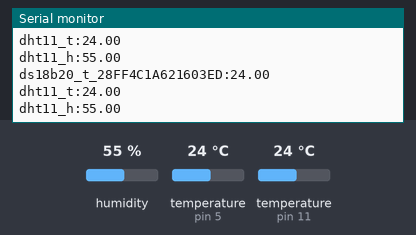
This sketch was run on a simulated Arduino Uno, built with avr-gcc and run on an emulated ATmega328P. Shown: the last lines printed to the serial monitor. The inputs (shaded band) are chosen by the test bench; at power-on: humidity 55 %, temperature (sensors on pin 11, pin 5) 24 °C.

Above: at 7.3 s.
7.4 s: humidity set to 22 %
At 13.3 s:
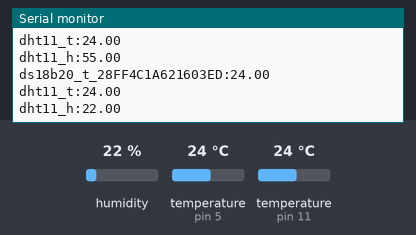
14.2 s: temperature (sensor on pin 11) set to 12 °C
At 18.6 s:
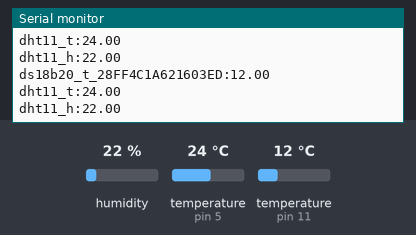
21.0 s: temperature (sensor on pin 5) set to 12 °C
At 25.1 s:
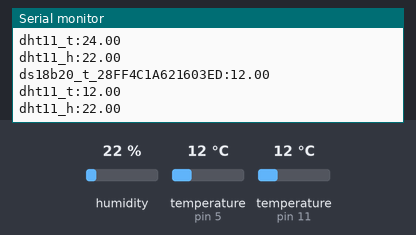
27.8 s: temperature (sensor on pin 11) set to 19 °C
At 30.3 s:
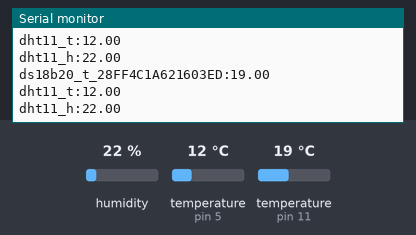
34.6 s: humidity set to 40 %
At 36.8 s:
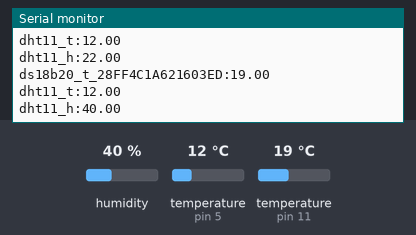
Timing chart, 0 to 38.3 s (numbered marks = the images above; inputs shaded):
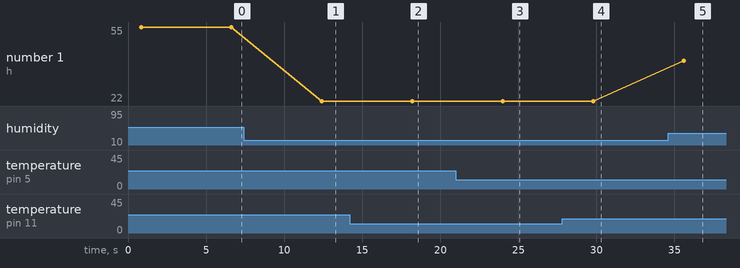

Measured:
- after the input at 7.4 s, the serial monitor: prints a new line after 5.0 s (image 1)
- after the input at 14.2 s, the serial monitor: prints a new line after 4.0 s (image 2)
- after the input at 21.0 s, the serial monitor: prints a new line after 3.0 s (image 3)
- after the input at 27.8 s, the serial monitor: prints a new line after 1.9 s (image 4)
- after the input at 34.6 s, the serial monitor: prints a new line after 0.98 s (image 5)
- plotted number 1: 55 → 22 after the input at 7.4 s, 22 → 40 after the input at 34.6 s

The sketch:

SCB_Expanded_DHT11_and_Multiple_DS18B20.ino
```cpp
#include <OneWire.h>
#include <DallasTemperature.h>
#include <dht.h>

// Pin for DS18B20 Temp sensor
#define ONE_WIRE_BUS 11
#define MAX_DS18B20 10

OneWire oneWire(ONE_WIRE_BUS);
DallasTemperature sensors(&oneWire);

// Pin for DHT11 Temp/Humidity sensor
dht DHT;
#define DHT11_PIN 5


uint8_t num_sensors = 0;

DeviceAddress ds_addresses[MAX_DS18B20];

String adr[10];

void setup(){
  Serial.begin(9600);
  sensors.begin(); // Starts DallasTemperature lib
  num_sensors = sensors.getDeviceCount();

  Serial.println("Getting addresses... ");
  for (int i=0; i<num_sensors; i++) {
    Serial.print("Address ");
    Serial.println(i);
    sensors.getAddress(ds_addresses[i], i);
    printAddress(ds_addresses[i], i);
    Serial.println();
  }

}

void printAddress(DeviceAddress deviceAddress, uint8_t m)
{
  adr[m] = "";

  for (uint8_t i = 0; i < 8; i++)
  {
    // zero pad the address if necessary
    if (deviceAddress[i] < 16) Serial.print("0");
    Serial.print(deviceAddress[i], HEX);

    if (deviceAddress[i] < 16 ) adr[m] = adr[m] + 0;
    adr[m] = adr[m] + (deviceAddress[i], HEX);
  }
}


void ds18b20(){
  sensors.requestTemperatures();


  for (int i=0; i<num_sensors; i++) {
    Serial.print("ds18b20_t_");
    printAddress(ds_addresses[i], i);
    Serial.print(":");
    Serial.println(sensors.getTempCByIndex(i));
  }
}

void dht11(){
  int chk = DHT.read11(DHT11_PIN);
  Serial.print("dht11_t:");
  Serial.println(DHT.temperature);
  Serial.print("dht11_h:");
  Serial.println(DHT.humidity);
}

void loop() {
   ds18b20();
   dht11();
   delay(5000);
}
```
